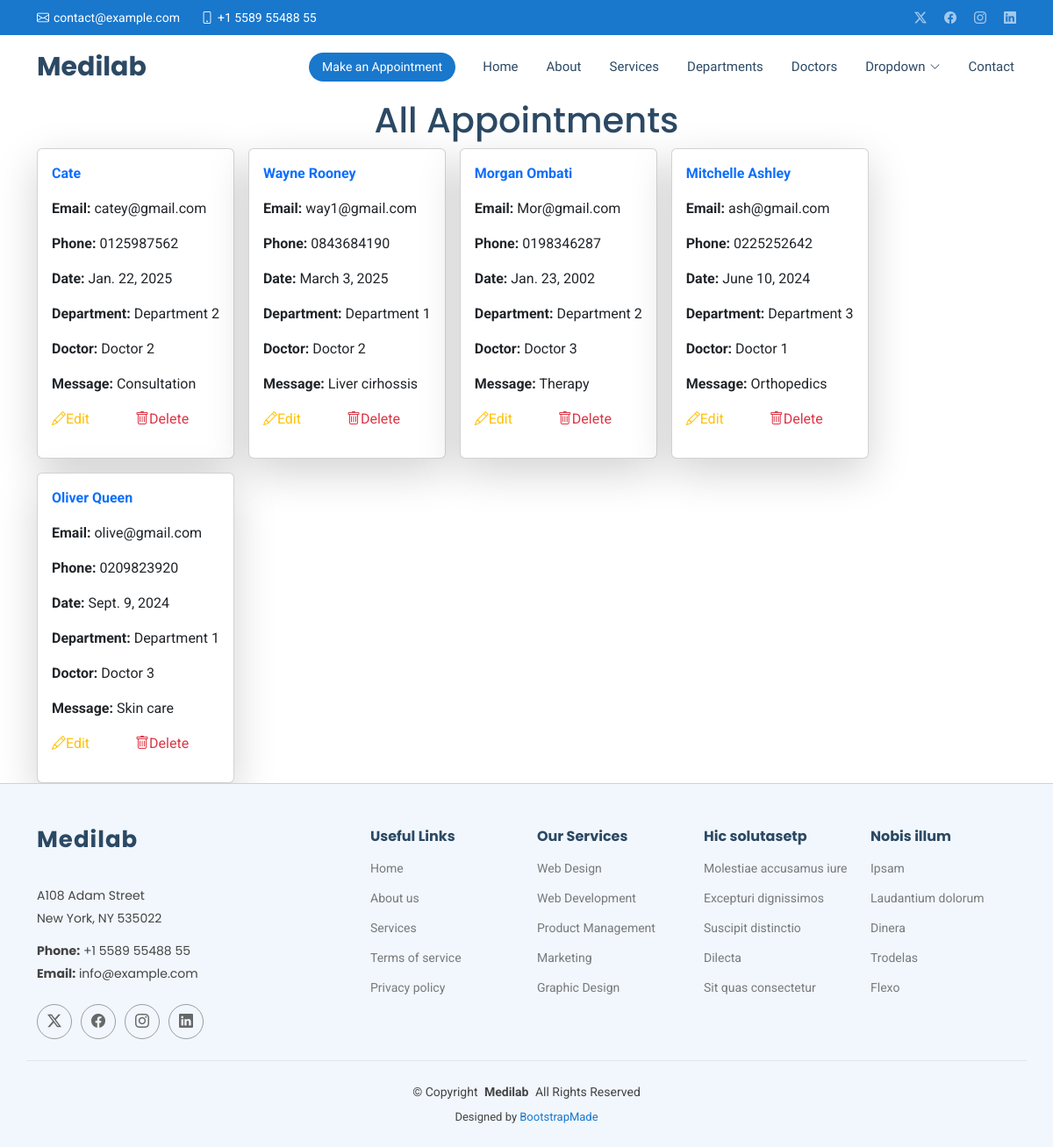
Page /show/ on the committed database.
### medapp/models.py (models this page shows, shortened)
class Appointment(models.Model):
    name = models.CharField(max_length=50)
    email = models.EmailField()
    phone = models.CharField(max_length=15)
    date = models.DateField()
    department = models.CharField(max_length=50)
    doctor = models.CharField(max_length=50)
    message = models.TextField()

### medapp/views.py (the view)
# urls.py: path('show/',views.show,name='show'),
def show(request):
    all = Appointment.objects.all()
    return render(request,'show.html',{'all':all})

### Templates/show.html (shortened to what this page needs)
{% extends 'starter-page.html' %}
{% load static %}
{% block content %}
    <h1 class="text-center">All Appointments</h1>
   <div class="container">
    <div class="d-flex gap-3 flex-wrap">
    {% for x in all %}
        <div class="card w-30 shadow-lg p-3 ">
        <p class="text-primary fw-bold">{{ x.name }}</p>
        <p><strong>Email:</strong> {{ x.email }}</p>
        <p><strong>Phone:</strong> {{ x.phone }}</p>
        <p><strong>Date:</strong> {{ x.date }}</p>
        <p><strong>Department:</strong> {{ x.department }}</p>
        <p><strong>Doctor:</strong> {{ x.doctor }}</p>
        <p><strong>Message:</strong> {{ x.message }}</p>
        <p>
            <a href="{% url 'edit' x.id %}" class="me-5 text-warning">
                <i class="bi bi-pencil"></i>Edit
            </a>
            <a href="/delete/{{ x.id }}" class="text-danger">
                <i class="bi bi-trash"></i>Delete
            </a>
        </p>
        </div>
    {% endfor %}
    </div>
   </div>
{% endblock %}

### static/assets/css/main.css (style rules this page uses)
:root { --default-font: "Roboto", system-ui, -apple-system, "Segoe UI", Roboto, "Helvetica Neue", Arial, "Noto Sans", "Liberation Sans", sans-serif, "Apple Color Emoji", "Segoe UI Emoji", "Segoe UI Symbol", "Noto Color Emoji"; --heading-font: "Poppins", sans-serif; --nav-font: "Raleway", sans-serif; }
:root { --background-color: #ffffff; --default-color: #444444; --heading-color: #2c4964; --accent-color: #1977cc; --surface-color: #ffffff; --contrast-color: #ffffff; }
:root { --nav-color: #2c4964; --nav-hover-color: #1977cc; --nav-mobile-background-color: #ffffff; --nav-dropdown-background-color: #ffffff; --nav-dropdown-color: #2c4964; --nav-dropdown-hover-color: #1977cc; }
:root { scroll-behavior: smooth; }
body { color: var(--default-color); background-color: var(--background-color); font-family: var(--default-font); }
a { color: var(--accent-color); text-decoration: none; transition: 0.3s; }
h1, h2, h3, h4, h5, h6 { color: var(--heading-color); font-family: var(--heading-font); }

### rows in the picture
Appointment: name "Cate", email "catey@gmail.com", phone "0125987562", date "Jan. 22, 2025", department "Department 2", doctor "Doctor 2", message "Consultation"
Appointment: name "Wayne Rooney", email "way1@gmail.com", phone "0843684190", date "March 3, 2025", department "Department 1", doctor "Doctor 2", message "Liver cirhossis"
Appointment: name "Morgan Ombati", email "Mor@gmail.com", phone "0198346287", date "Jan. 23, 2002", department "Department 2", doctor "Doctor 3", message "Therapy"
Appointment: name "Mitchelle Ashley", email "ash@gmail.com", phone "0225252642", date "June 10, 2024", department "Department 3", doctor "Doctor 1", message "Orthopedics"
Appointment: name "Oliver Queen", email "olive@gmail.com", phone "0209823920", date "Sept. 9, 2024", department "Department 1", doctor "Doctor 3", message "Skin care"
